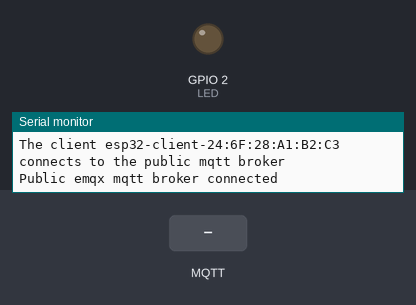
The sketch below on a simulated ESP32. Shown: output pins drawn as LEDs (lit = HIGH), the last lines printed to the serial monitor. The test bench sets the inputs (shaded band). WiFi joins after 1.5 s; servers stay silent unless stated; no MQTT or app messages arrive unless stated.

Above: at 2.7 s.
2.8 s: MQTT message "1" arrives on the first subscribed topic
At 4.7 s:
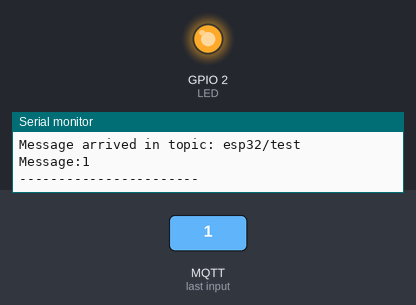
5.0 s: MQTT message "2" arrives on the first subscribed topic
At 6.3 s:
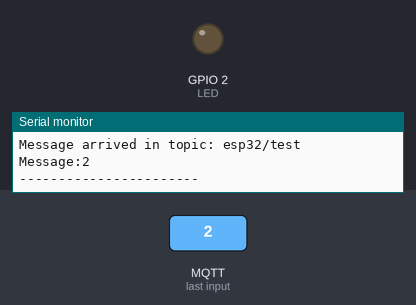
Timing chart, 0 to 8.0 s (numbered marks = the images above; inputs shaded):
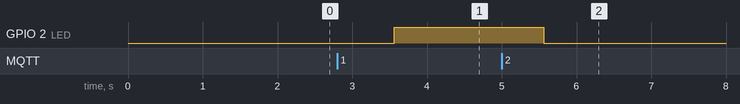

Measured:
- after the input at 2.8 s, GPIO 2 (LED): LOW → HIGH after 0.76 s
- after the input at 5.0 s, GPIO 2 (LED): HIGH → LOW after 0.56 s

The sketch:

Final-Part1.ino
```cpp
#include <WiFi.h>
#include <PubSubClient.h>

// WiFi
const char *ssid = "tmobilemenva"; // Enter your WiFi name
const char *password = "Chelsea2009$";  // Enter WiFi password

// MQTT Broker
const char *mqtt_broker = "192.168.12.163";
const char *topic = "esp32/test";
const int mqtt_port = 1883;

WiFiClient espClient;
PubSubClient client(espClient);

int on = 0;

#define LED 2

void setup() {
 Serial.begin(115200);
 WiFi.begin(ssid, password);
 while (WiFi.status() != WL_CONNECTED) {
     delay(500);
     Serial.println("Connecting to WiFi..");
 }
 Serial.println("Connected to the WiFi network");
 //connecting to a mqtt broker
 client.setServer(mqtt_broker, mqtt_port);
 client.setCallback(callback);
 while (!client.connected()) {
     String client_id = "esp32-client-";
     client_id += String(WiFi.macAddress());
     Serial.printf("The client %s connects to the public mqtt broker\n", client_id.c_str());
     if (client.connect(client_id.c_str())) {
         Serial.println("Public emqx mqtt broker connected");
     } else {
         Serial.print("failed with state ");
         Serial.print(client.state());
         delay(2000);
     }
 }
 // publish and subscribe
 client.publish(topic, "Hi EMQX I'm ESP32 ^^");
 client.subscribe(topic);

  pinMode(LED,OUTPUT);
  digitalWrite(LED,LOW);
}

void callback(char *topic, byte *payload, unsigned int length) {
 Serial.print("Message arrived in topic: ");
 Serial.println(topic);
 Serial.print("Message:");
 for (int i = 0; i < length; i++) {
     Serial.print((char) payload[i]);
 }
 Serial.println();
 Serial.println("-----------------------");

 if ((char) payload[0] == '1') {
  on = 1;
  digitalWrite(LED,HIGH);
 }
 if ((char) payload[0] == '2') {
  on = 2;
  digitalWrite(LED,LOW);
 }
}

void loop() {
 client.loop();
 if (on == 1) {
  client.publish(topic,"Light is on");
 } else {
  client.publish(topic,"Light is off");
 }
 delay(2000);
}
```
